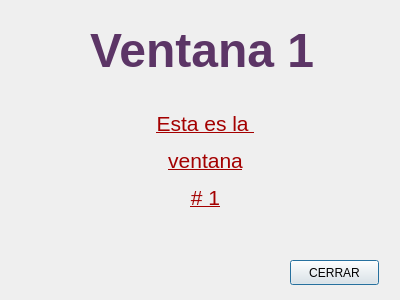
<?xml version="1.0" encoding="UTF-8"?>
<ui version="4.0">
 <class>Ventana1</class>
 <widget class="QDialog" name="Ventana1">
  <property name="geometry">
   <rect>
    <x>0</x>
    <y>0</y>
    <width>400</width>
    <height>300</height>
   </rect>
  </property>
  <property name="windowTitle">
   <string>Dialog</string>
  </property>
  <widget class="QLabel" name="label">
   <property name="geometry">
    <rect>
     <x>90</x>
     <y>0</y>
     <width>231</width>
     <height>101</height>
    </rect>
   </property>
   <property name="text">
    <string>&lt;html&gt;&lt;head/&gt;&lt;body&gt;&lt;p&gt;&lt;span style=&quot; font-size:36pt; font-weight:600; color:#5c3566;&quot;&gt;Ventana 1&lt;/span&gt;&lt;/p&gt;&lt;/body&gt;&lt;/html&gt;</string>
   </property>
  </widget>
  <widget class="QPushButton" name="pushButton">
   <property name="geometry">
    <rect>
     <x>290</x>
     <y>260</y>
     <width>89</width>
     <height>25</height>
    </rect>
   </property>
   <property name="text">
    <string>CERRAR</string>
   </property>
  </widget>
  <widget class="QLabel" name="label_2">
   <property name="geometry">
    <rect>
     <x>150</x>
     <y>110</y>
     <width>111</width>
     <height>101</height>
    </rect>
   </property>
   <property name="text">
    <string>&lt;html&gt;&lt;head/&gt;&lt;body&gt;&lt;p align=&quot;center&quot;&gt;&lt;span style=&quot; font-size:16pt; text-decoration: underline; color:#a40000;&quot;&gt;Esta es la &lt;/span&gt;&lt;/p&gt;&lt;p align=&quot;center&quot;&gt;&lt;span style=&quot; font-size:16pt; text-decoration: underline; color:#a40000;&quot;&gt; ventana&lt;/span&gt;&lt;/p&gt;&lt;p align=&quot;center&quot;&gt;&lt;span style=&quot; font-size:16pt; text-decoration: underline; color:#a40000;&quot;&gt;     # 1&lt;/span&gt;&lt;/p&gt;&lt;/body&gt;&lt;/html&gt;</string>
   </property>
  </widget>
 </widget>
 <resources/>
 <connections/>
</ui>
